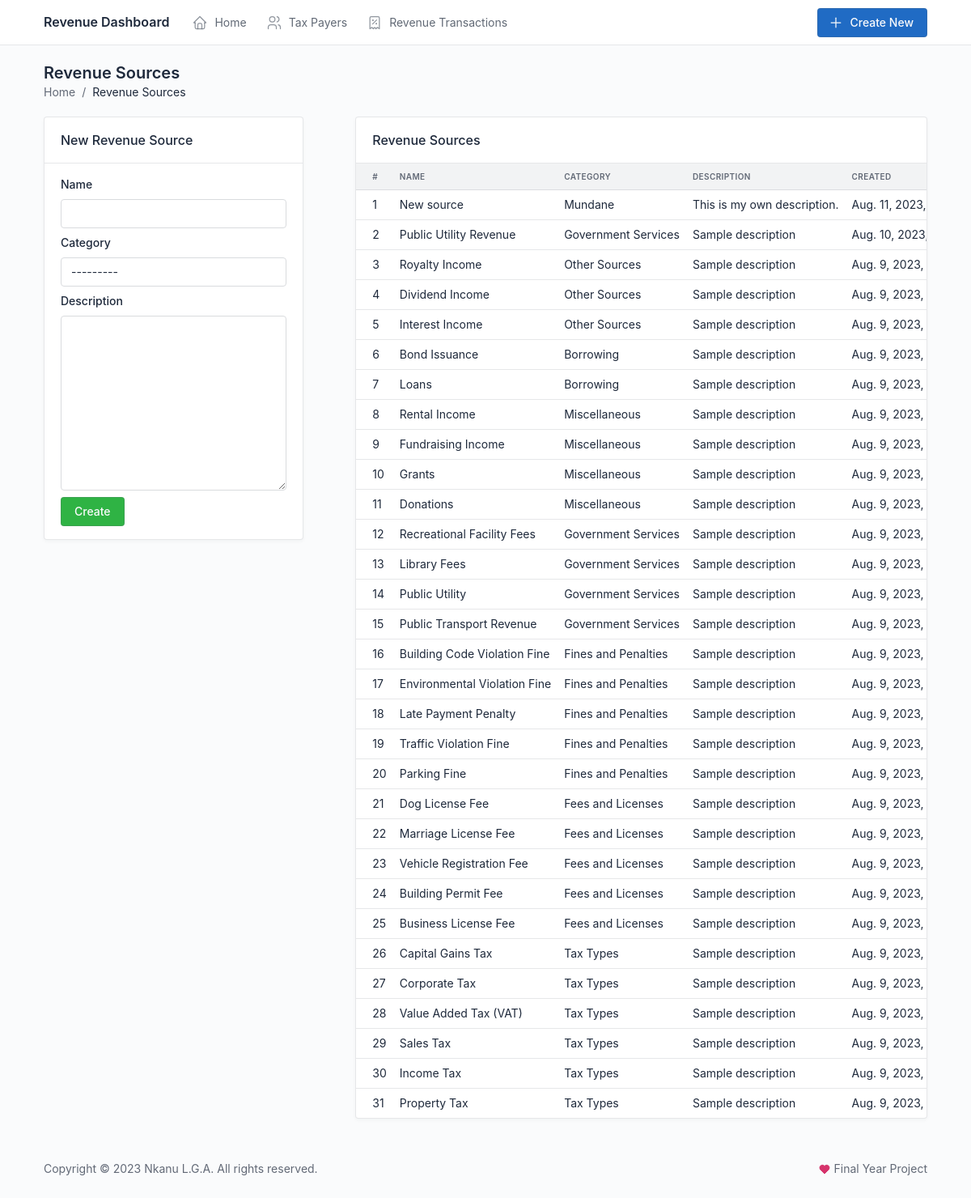
Before: /revenue-sources/ with the older database file.
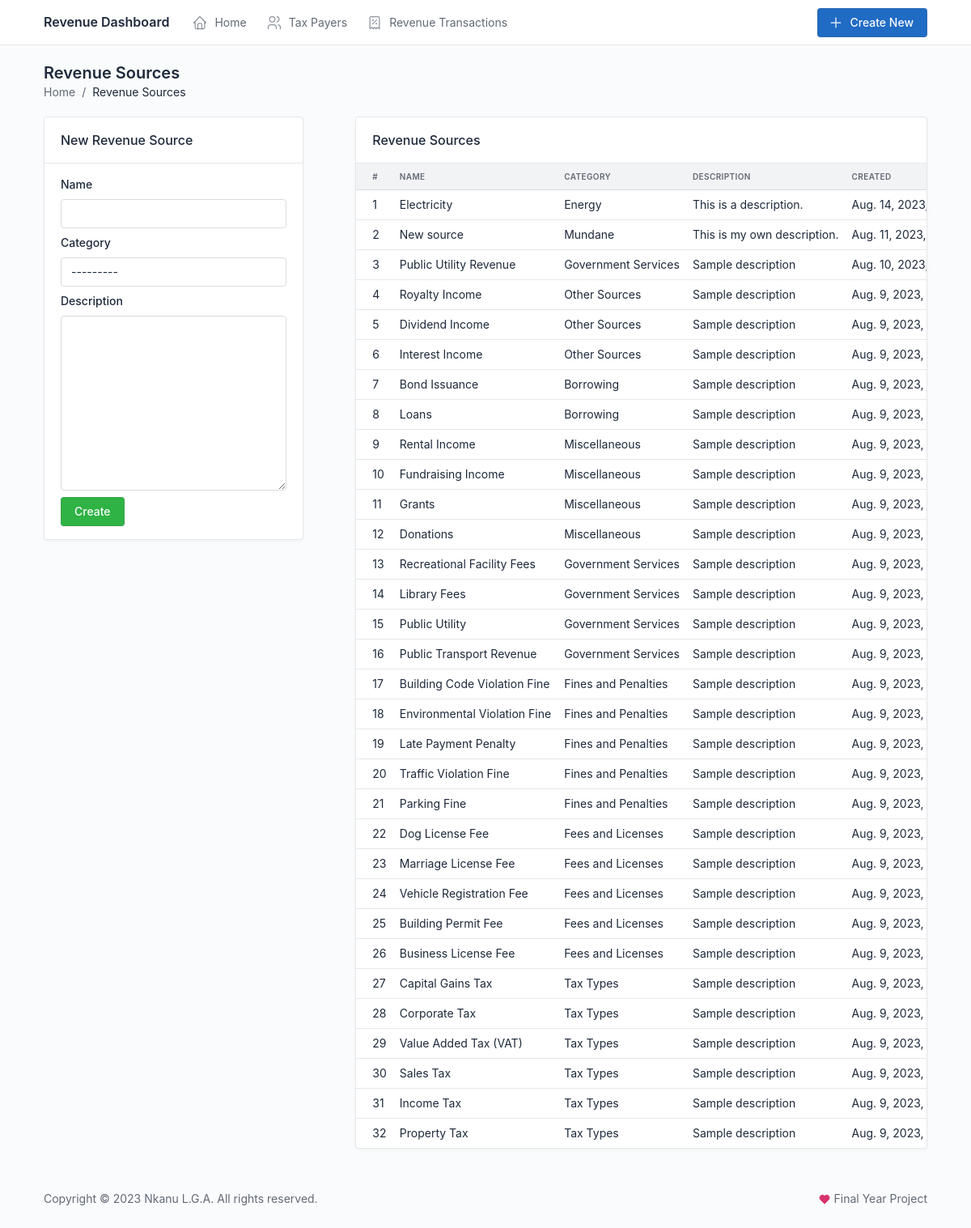
After: the same page with the newer database file.
### revenue/models.py (models this page shows, shortened)
class RevenueSource(models.Model):
    name = models.CharField(max_length=100, unique=True)
    description = models.TextField()
    category = models.ForeignKey(RevenueCategory, on_delete=models.CASCADE)
    created = models.DateTimeField(auto_now_add=True)
    updated = models.DateTimeField(auto_now=True)
    class Meta:
        ordering = ["-created"]
        verbose_name_plural = "Revenue Sources"

class RevenueCategory(models.Model):
    name = models.CharField(max_length=100, unique=True)
    created = models.DateTimeField(auto_now_add=True)
    updated = models.DateTimeField(auto_now=True)
    class Meta:
        ordering = ["-created"]
        verbose_name_plural = "Revenue Categories"
    def __str__(self):
        return self.name

### revenue/views.py (the view)
# urls.py: path("revenue-sources/", views.revenue_sources, name="revenue_sources"),
def revenue_sources(request):
    sources = RevenueSource.objects.all()
    if request.method == 'POST':
        form = RevenueSourceForm(request.POST)
        if form.is_valid():
            form.save()
            messages.success(request, "Revenue source successfully saved.")
            return redirect("revenue_sources")
        else:
            messages.error(request, "An error occured in the form below.")
    else:
        form = RevenueSourceForm()
    return render(
        request,
        "revenue_sources.html", {"sources": sources, "form": form})

### revenue/forms.py
class RevenueSourceForm(forms.ModelForm):
    class Meta:
        model = RevenueSource
        fields = ["name", "category", "description"]

### templates/revenue_sources.html (shortened to what this page needs)
{% extends "base.html" %}
{% load widget_tweaks %}
{% block content %}
<div class="page-header d-print-none">
    <div class="row align-items-center">
        <div class="col">
            <h2 class="page-title">
                Revenue Sources
            </h2>
            <nav aria-label="breadcrumb">
                <ol class="breadcrumb">
                  <li class="breadcrumb-item"><a href="{% url 'home' %}">Home</a></li>
                  <li class="breadcrumb-item active" aria-current="page">Revenue Sources</li>
                </ol>
            </nav>
        </div>
    </div>
</div>
<div class="page-body">
    <div class="row gx-lg-5">
        <div class="col-lg-4">
            <div class="card">
                <div class="card-header">
                    <h3 class="card-title">New Revenue Source</h3>
                </div>
                <div class="card-body">
                    <form action="" method="post">
                        {% for field in form %}
                        <div class="col-12 mb-2">
                            <label class="form-label" for="{{ field.id_for_label }}">{{ field.label }}</label>
                            {% render_field field class="form-control" %}
                        </div>
                        {% endfor %}
                        <button type="submit" class="btn btn-success">Create</button>
                    </form>
                </div>
            </div>
        </div>
        <div class="col-lg-8">
            <div class="card">
                <div class="card-header">
                    <h3 class="card-title">Revenue Sources</h3>
                </div>
                <div class="table-responsive">
                    <table class="table card-table table-vcenter text-nowrap">
                        <thead>
                            <tr>
                                <th>#</th>
                                <th>Name</th>
                                <th>Category</th>
                                <th>Description</th>
                                <th>Created</th>
                            </tr>
                        </thead>
                        <tbody>
                            {% for source in sources %}
                            <tr>
                                <td>{{ forloop.counter }}</td>
                                <td>{{ source.name }}</td>
                                <td>{{ source.category }}</td>
                                <td>{{ source.description }}</td>
                                <td>{{ source.created }}</td>
                            </tr>
                            {% endfor %}
                        </tbody>
                    </table>
                </div>
            </div>
        </div>
    </div>
</div>
{% endblock content %}

Changed rows visible on the page:
added RevenueSource: name "Electricity", category "Energy", description "This is a description.", created "Aug. 14,…"
